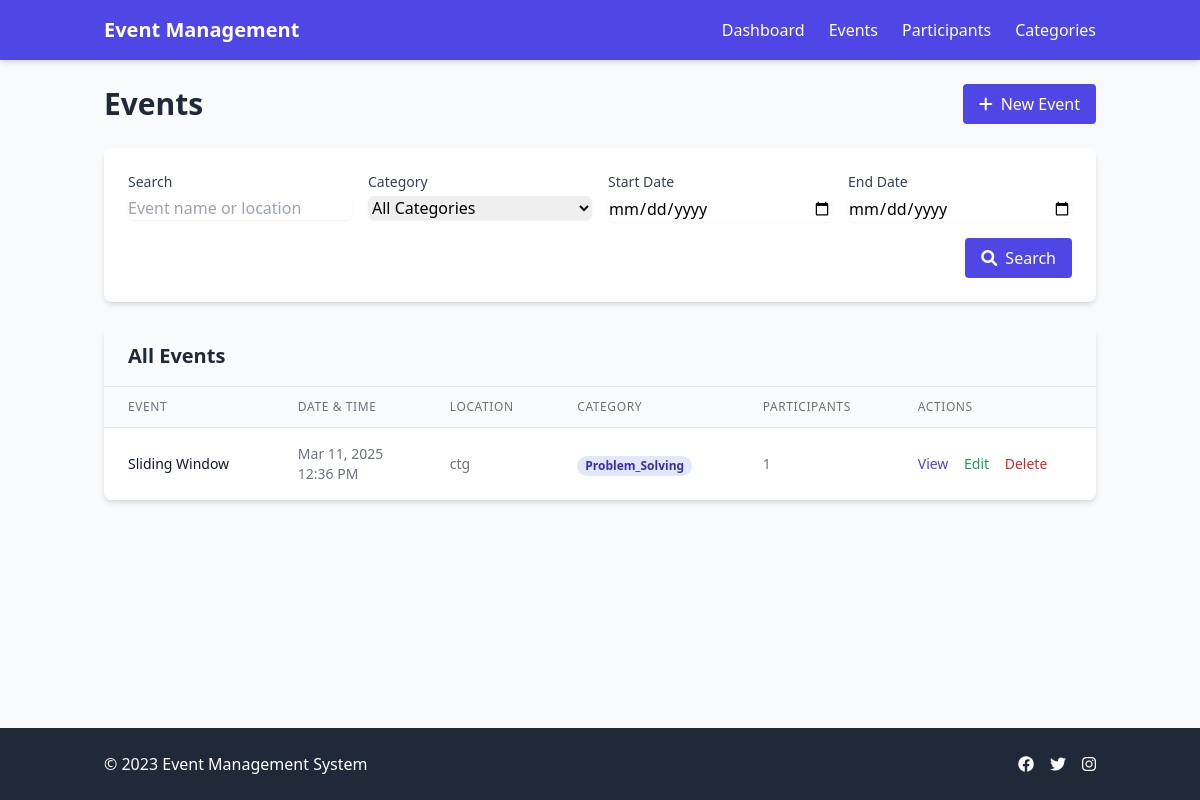
Screenshot of /events/ with the database file from the repository.
### events/models.py (models this page shows, shortened)
class Event(models.Model):
    name = models.CharField(max_length=200)
    description = models.TextField()
    date = models.DateField()
    time = models.TimeField()
    location = models.CharField(max_length=200)
    category = models.ForeignKey(Category, on_delete=models.CASCADE, related_name='events')
    created_at = models.DateTimeField(auto_now_add=True)
    updated_at = models.DateTimeField(auto_now=True)

class Category(models.Model):
    name = models.CharField(max_length=100)
    description = models.TextField()
    class Meta:
        verbose_name_plural = "Categories"

### events/views.py (the view)
# urls.py: path('events/', views.event_list, name='event_list'),
def event_list(request):
    form = EventSearchForm(request.GET)
    events = Event.objects.all().select_related('category').annotate(participant_count=Count('participants'))
    if form.is_valid():
        search_query = form.cleaned_data.get('search')
        category = form.cleaned_data.get('category')
        start_date = form.cleaned_data.get('start_date')
        end_date = form.cleaned_data.get('end_date')
        if search_query:
            events = events.filter(
                Q(name__icontains=search_query) |
                Q(location__icontains=search_query)
            )
        if category:
            events = events.filter(category=category)
        if start_date:
            events = events.filter(date__gte=start_date)
        if end_date:
            events = events.filter(date__lte=end_date)
    context = {
        'events': events,
        'form': form,
    }
    return render(request, 'event_list.html', context)

### events/forms.py
class EventSearchForm(forms.Form):
    search = forms.CharField(required=False, label='Search events')
    category = forms.ModelChoiceField(
        queryset=Category.objects.all(),
        required=False,
        label='Filter by category'
    )
    start_date = forms.DateField(
        required=False,
        widget=forms.DateInput(attrs={'type': 'date'}),
        label='Start date'
    )
    end_date = forms.DateField(
        required=False,
        widget=forms.DateInput(attrs={'type': 'date'}),
        label='End date'
    )

### events/templates/event_list.html (shortened to what this page needs)
{% extends 'base.html' %}
{% block content %}
<div class="space-y-6">
    <div class="flex justify-between items-center">
        <h1 class="text-2xl md:text-3xl font-bold text-gray-800">Events</h1>
        <a href="{% url 'event_create' %}" class="bg-indigo-600 hover:bg-indigo-700 text-white font-medium py-2 px-4 rounded transition">
            <i class="fas fa-plus mr-2"></i>New Event
        </a>
    </div>
    <div class="bg-white rounded-lg shadow-md p-6">
        <form method="get" class="grid grid-cols-1 md:grid-cols-2 lg:grid-cols-4 gap-4">
            <div>
                <label for="id_search" class="block text-sm font-medium text-gray-700 mb-1">Search</label>
                <input type="text" name="search" id="id_search" value="{{ form.search.value|default:'' }}"
                       class="w-full rounded-md border-gray-300 shadow-sm focus:border-indigo-300 focus:ring focus:ring-indigo-200 focus:ring-opacity-50"
                       placeholder="Event name or location">
            </div>
            <div>
                <label for="id_category" class="block text-sm font-medium text-gray-700 mb-1">Category</label>
                <select name="category" id="id_category"
                        class="w-full rounded-md border-gray-300 shadow-sm focus:border-indigo-300 focus:ring focus:ring-indigo-200 focus:ring-opacity-50">
                    <option value="">All Categories</option>
                </select>
            </div>
            <div>
                <label for="id_start_date" class="block text-sm font-medium text-gray-700 mb-1">Start Date</label>
                <input type="date" name="start_date" id="id_start_date" value="{{ form.start_date.value|default:'' }}"
                       class="w-full rounded-md border-gray-300 shadow-sm focus:border-indigo-300 focus:ring focus:ring-indigo-200 focus:ring-opacity-50">
            </div>
            <div>
                <label for="id_end_date" class="block text-sm font-medium text-gray-700 mb-1">End Date</label>
                <input type="date" name="end_date" id="id_end_date" value="{{ form.end_date.value|default:'' }}"
                       class="w-full rounded-md border-gray-300 shadow-sm focus:border-indigo-300 focus:ring focus:ring-indigo-200 focus:ring-opacity-50">
            </div>
            <div class="md:col-span-2 lg:col-span-4 flex justify-end">
                <button type="submit" class="bg-indigo-600 hover:bg-indigo-700 text-white font-medium py-2 px-4 rounded transition">
                    <i class="fas fa-search mr-2"></i>Search
                </button>
            </div>
        </form>
    </div>
    <div class="bg-white rounded-lg shadow-md overflow-hidden">
        <div class="bg-gray-50 px-6 py-4 border-b">
            <h2 class="text-xl font-semibold text-gray-800">All Events</h2>
        </div>
        {% if events %}
        <div class="overflow-x-auto">
            <table class="min-w-full divide-y divide-gray-200">
                <thead class="bg-gray-50">
                    <tr>
                        <th class="px-6 py-3 text-left text-xs font-medium text-gray-500 uppercase tracking-wider">Event</th>
                        <th class="px-6 py-3 text-left text-xs font-medium text-gray-500 uppercase tracking-wider">Date & Time</th>
                        <th class="px-6 py-3 text-left text-xs font-medium text-gray-500 uppercase tracking-wider">Location</th>
                        <th class="px-6 py-3 text-left text-xs font-medium text-gray-500 uppercase tracking-wider">Category</th>
                        <th class="px-6 py-3 text-left text-xs font-medium text-gray-500 uppercase tracking-wider">Participants</th>
                        <th class="px-6 py-3 text-left text-xs font-medium text-gray-500 uppercase tracking-wider">Actions</th>
                    </tr>
                </thead>
                <tbody class="bg-white divide-y divide-gray-200">
                    {% for event in events %}
                    <tr class="hover:bg-gray-50">
                        <td class="px-6 py-4 whitespace-nowrap">
                            <div class="text-sm font-medium text-gray-900">{{ event.name }}</div>
                        </td>
                        <td class="px-6 py-4 whitespace-nowrap">
                            <div class="text-sm text-gray-500">{{ event.date|date:"M d, Y" }}</div>
                            <div class="text-sm text-gray-500">{{ event.time|time:"g:i A" }}</div>
                        </td>
                        <td class="px-6 py-4 whitespace-nowrap">
                            <div class="text-sm text-gray-500">{{ event.location }}</div>
                        </td>
                        <td class="px-6 py-4 whitespace-nowrap">
                            <span class="px-2 inline-flex text-xs leading-5 font-semibold rounded-full bg-indigo-100 text-indigo-800">
                                {{ event.category.name }}
                            </span>
                        </td>
                        <td class="px-6 py-4 whitespace-nowrap text-sm text-gray-500">
                            {{ event.participant_count }}
                        </td>
                        <td class="px-6 py-4 whitespace-nowrap text-sm font-medium">
                            <a href="{% url 'event_detail' event.id %}" class="text-indigo-600 hover:text-indigo-900 mr-3">View</a>
                            <a href="{% url 'event_update' event.id %}" class="text-green-600 hover:text-green-900 mr-3">Edit</a>
                            <a href="{% url 'event_delete' event.id %}" class="text-red-600 hover:text-red-900">Delete</a>
                        </td>
                    </tr>
                    {% endfor %}
                </tbody>
            </table>
        </div>
        {% else %}
        <div class="p-6 text-center text-gray-500">
            <p>No events found. Try adjusting your search criteria or <a href="{% url 'event_create' %}" class="text-indigo-600 hover:underline">create a new event</a>.</p>
        </div>
        {% endif %}
    </div>
</div>
{% endblock %}

### rows the page displays
Event: name "Sliding Window", date "Mar 11, 2025", time "12:36 PM", location "ctg", category.name "Problem_Solving", participant_count "1"
